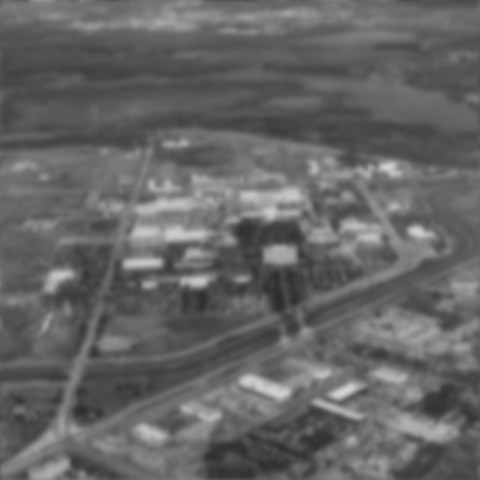
#> input picture lab6/Q6_2.tif, 480 x 480 px
$ python Q6_2_1.py
#> lines starting #> are read from the running program, lines starting #| are printed output that depends on the picture
import numpy as np
from PIL import Image
from matplotlib import pyplot as plt
from numpy.fft import fft2, ifft2, fftshift, ifftshift

# %% read in the image and do transform

Q6_2 = np.array(Image.open("Q6_2.tif"))
#> Q6_2 is the input picture: shape (480, 480); min 44, max 211, mean 101.2
row, col = Q6_2.shape
#> row = 480; col = 480

img_fourier = fftshift(fft2(Q6_2))
img_view = np.log10(np.abs(img_fourier) + 1)
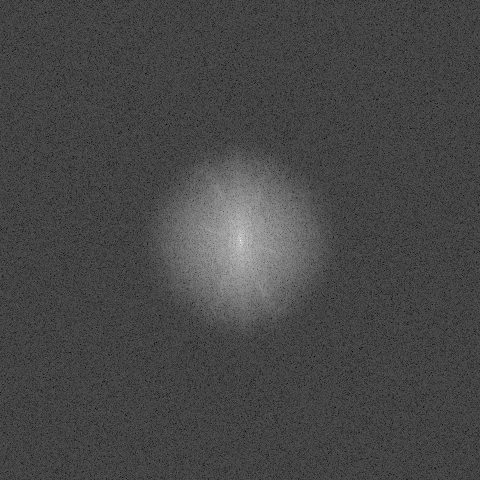
#> img_view: shape (480, 480) float64; min 0.14, max 7.37, mean 2.17; drawn with min black and max white

plt.subplot(121)
plt.imshow(Q6_2, cmap='gray')
plt.title('Raw Q6_2.tif')
plt.subplot(122)
plt.imshow(img_view, cmap='gray')
plt.title('Fourier Transformed Q6_2.tif\n(log transformed)')
plt.savefig('Q6_2.png')
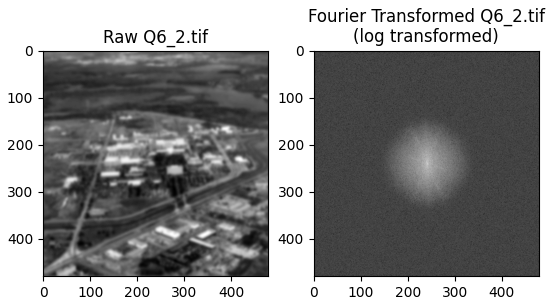
#> figure drawn by matplotlib, 2 panels
plt.show()

# %% generate degradation function
k = 0.0025
func = np.fromfunction(lambda mu, nu:
                       np.exp(-k * ((mu - row / 2) ** 2 + (nu - col / 2) ** 2) ** (5 / 6)),
                       (row, col))

plt.imshow(func, cmap='gray')
plt.title('Degradation function')
plt.savefig('Q6_2_h.png')
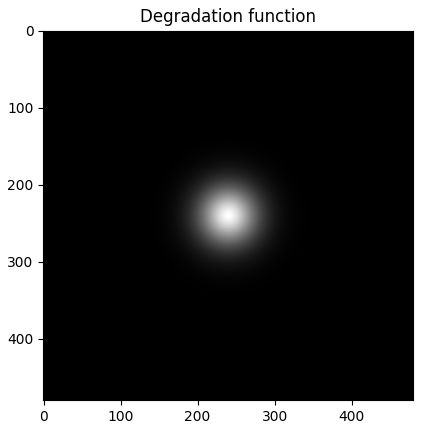
#> figure drawn by matplotlib, 1 panel
plt.show()

# %% restore the image

img_out_fourier = img_fourier / func
img_out_view = np.log10(np.abs(img_out_fourier) + 1)
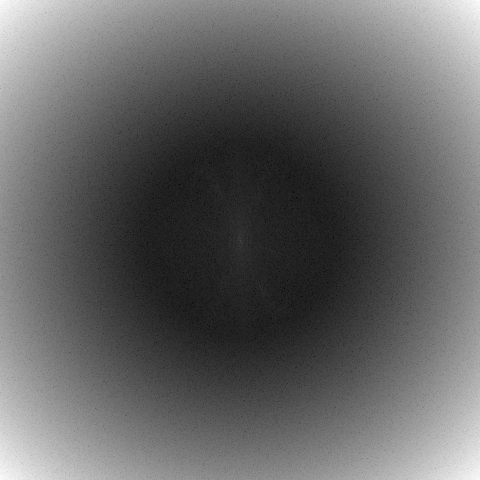
#> img_out_view: shape (480, 480) float64; min 1.89, max 20.28, mean 9.1; drawn with min black and max white
img_out = np.abs(ifft2(ifftshift(img_out_fourier)))
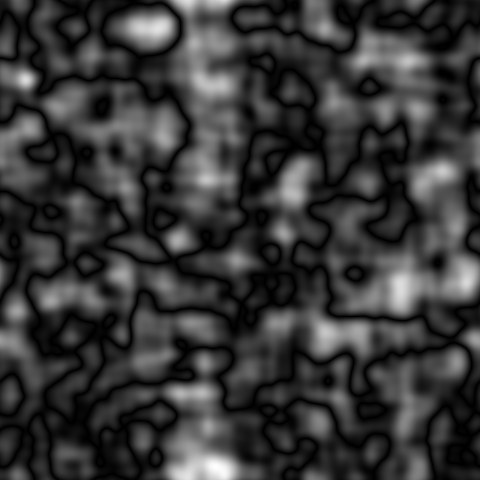
#> img_out: shape (480, 480) float64; min 1.16e+11, max 1.32e+16, mean 2.91e+15; drawn with min black and max white

plt.subplot(121)
plt.imshow(img_out, cmap='gray')
plt.title('Restored Q6_2.tif')
plt.subplot(122)
plt.imshow(img_out_view, cmap='gray')
plt.title('Fourier Transform of\nthe restored image\n(log transformed)')
plt.savefig('Q6_2_1.png')
plt.show()

$ run again, with lab6/Q6_1_3.tiff saved as lab6/Q6_2.tif
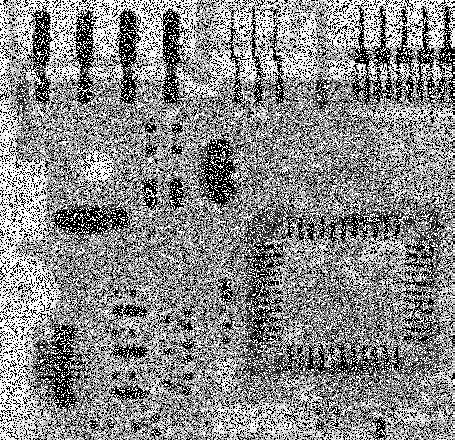
#> input picture lab6/Q6_1_3.tiff, 455 x 440 px
#> Q6_2 is the input picture: shape (440, 455); min 0, max 255, mean 138.1
#> `img_out_view = np.log10(np.abs(img_out_fourier) + 1)`:
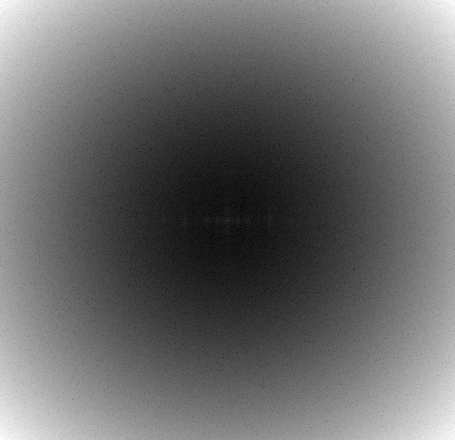
#> img_out_view: shape (440, 455) float64; min 3.47, max 20.71, mean 10.7; drawn with min black and max white
#> `img_out = np.abs(ifft2(ifftshift(img_out_fourier)))`:
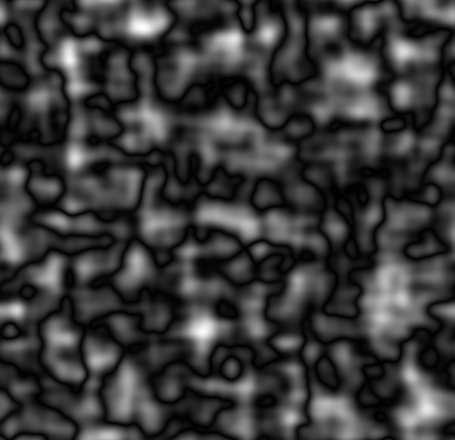
#> img_out: shape (440, 455) float64; min 9.83e+12, max 4.8e+16, mean 1.11e+16; drawn with min black and max white
